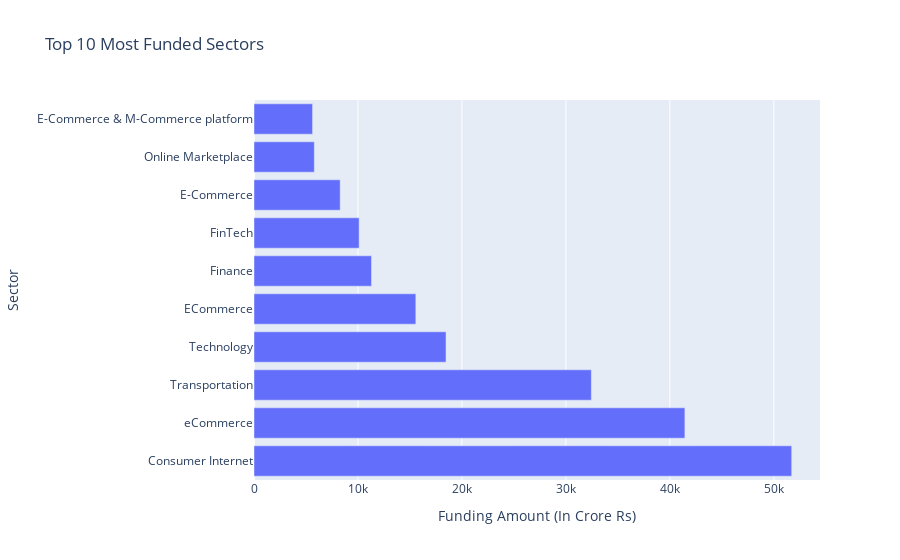

This figure's notebook cell:
### Code cell
import plotly.graph_objects as go


# Create a horizontal bar chart
fig = go.Figure(data=go.Bar(
    x=most_funded_sectors['amount'],
    y=most_funded_sectors['vertical'],
    orientation='h'
))

fig.update_layout(
    title='Top 10 Most Funded Sectors',
    xaxis=dict(title='Funding Amount (In Crore Rs)'),
    yaxis=dict(title='Sector')
)

fig.show()

### Figure 1 — Plotly figure (JSON) as saved in the notebook; plotly's stock layout.template omitted (floating-point values rounded to 4 significant figures)
{"data": [{"orientation": "h", "type": "bar", "x": [51710.0, 41440.0, 32450.0, 18470.0, 15560.0, 11300.0, 10110.0, 8288.0, 5800.0, 5633.0], "y": ["Consumer Internet", "eCommerce", "Transportation", "Technology", "ECommerce", "Finance", "FinTech", "E-Commerce", "Online Marketplace", "E-Commerce & M-Commerce platform"]}], "layout": {"title": {"text": "Top 10 Most Funded Sectors"}, "xaxis": {"title": {"text": "Funding Amount (In Crore Rs)"}}, "yaxis": {"title": {"text": "Sector"}}}}
